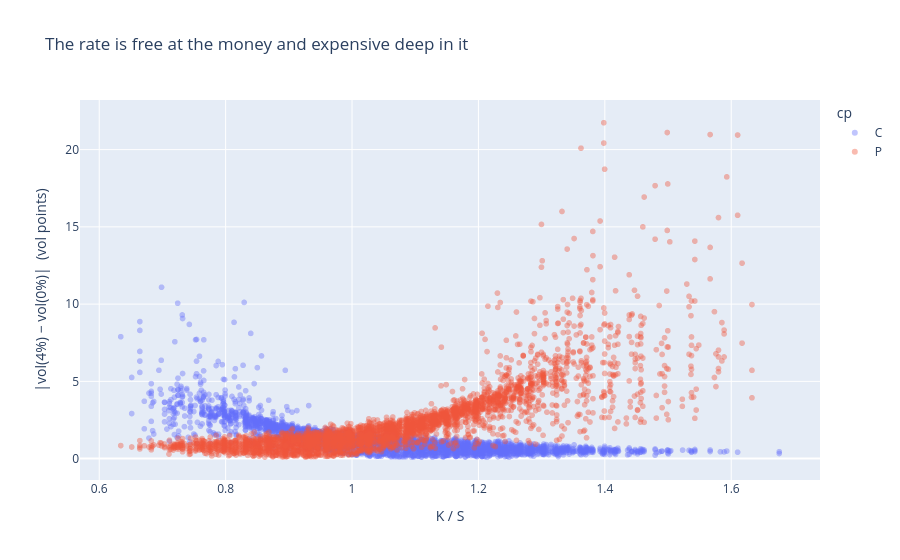

Notebook code for this chart:
### Markdown cell above
Read that carefully before concluding the rate is free.

The **median** row moves by about a vol point on a panel whose median vol is ~86% — a ~1.5%
relative change, genuinely immaterial. But the **tail does not**: the 95th percentile moves
several vol points and the worst rows move tens. Averaging over the panel would have hidden
that, which is why the shift is plotted against moneyness rather than summarised into one
number.

**Quote the row set with the figure.** The cell above restricts to rows invertible at *all
four* probed rates; the docs quote the narrower and more natural pair, rows invertible at
0% and 4% (6,229 of them: median 1.28, p95 5.69, max 24.96). The two differ, and the first
version of this work quoted one subset's tail under the other's sentence — which is exactly
the kind of error a sensitivity analysis exists to prevent, so it is recorded here rather
than quietly corrected.

The mechanism: `r` enters only through the discounted strike `K·e^(−rT)`, which moves the
intrinsic floor. Far from the money that floor is nowhere near the price and nothing happens.
Deep in the money the price sits just above the floor with almost no time value — vega is
tiny — so a small shift in the floor demands a large shift in vol to compensate. The same
flatness that makes §4b's rows refuse outright makes their neighbours rate-sensitive.

### Code cell
sens_df = wide.loc[common, ["cp", "moneyness", "dte"]].assign(**{"vol-point shift": shift})
px.scatter(
    sens_df, x="moneyness", y="vol-point shift", color="cp", opacity=0.4,
    labels={"moneyness": "K / S", "vol-point shift": "|vol(4%) − vol(0%)|  (vol points)"},
    title="The rate is free at the money and expensive deep in it",
)

### Figure 1 — Plotly figure (JSON) as saved in the notebook; plotly's stock layout.template omitted (floating-point values rounded to 4 significant figures; data arrays with more than 128 entries replaced by an {"elided": "..."} marker saying what was removed)
{"data": [{"hovertemplate": "cp=C<br>K / S=%{x}<br>|vol(4%) − vol(0%)|  (vol points)=%{y}<extra></extra>", "legendgroup": "C", "marker": {"color": "#636efa", "opacity": 0.4, "symbol": "circle"}, "mode": "markers", "name": "C", "showlegend": true, "type": "scattergl", "x": {"elided": "3039 float values"}, "xaxis": "x", "y": {"elided": "3039 float values"}, "yaxis": "y"}, {"hovertemplate": "cp=P<br>K / S=%{x}<br>|vol(4%) − vol(0%)|  (vol points)=%{y}<extra></extra>", "legendgroup": "P", "marker": {"color": "#EF553B", "opacity": 0.4, "symbol": "circle"}, "mode": "markers", "name": "P", "showlegend": true, "type": "scattergl", "x": {"elided": "3184 float values"}, "xaxis": "x", "y": {"elided": "3184 float values"}, "yaxis": "y"}], "layout": {"legend": {"title": {"text": "cp"}, "tracegroupgap": 0}, "title": {"text": "The rate is free at the money and expensive deep in it"}, "xaxis": {"anchor": "y", "domain": [0.0, 1.0], "title": {"text": "K / S"}}, "yaxis": {"anchor": "x", "domain": [0.0, 1.0], "title": {"text": "|vol(4%) − vol(0%)|  (vol points)"}}}}
